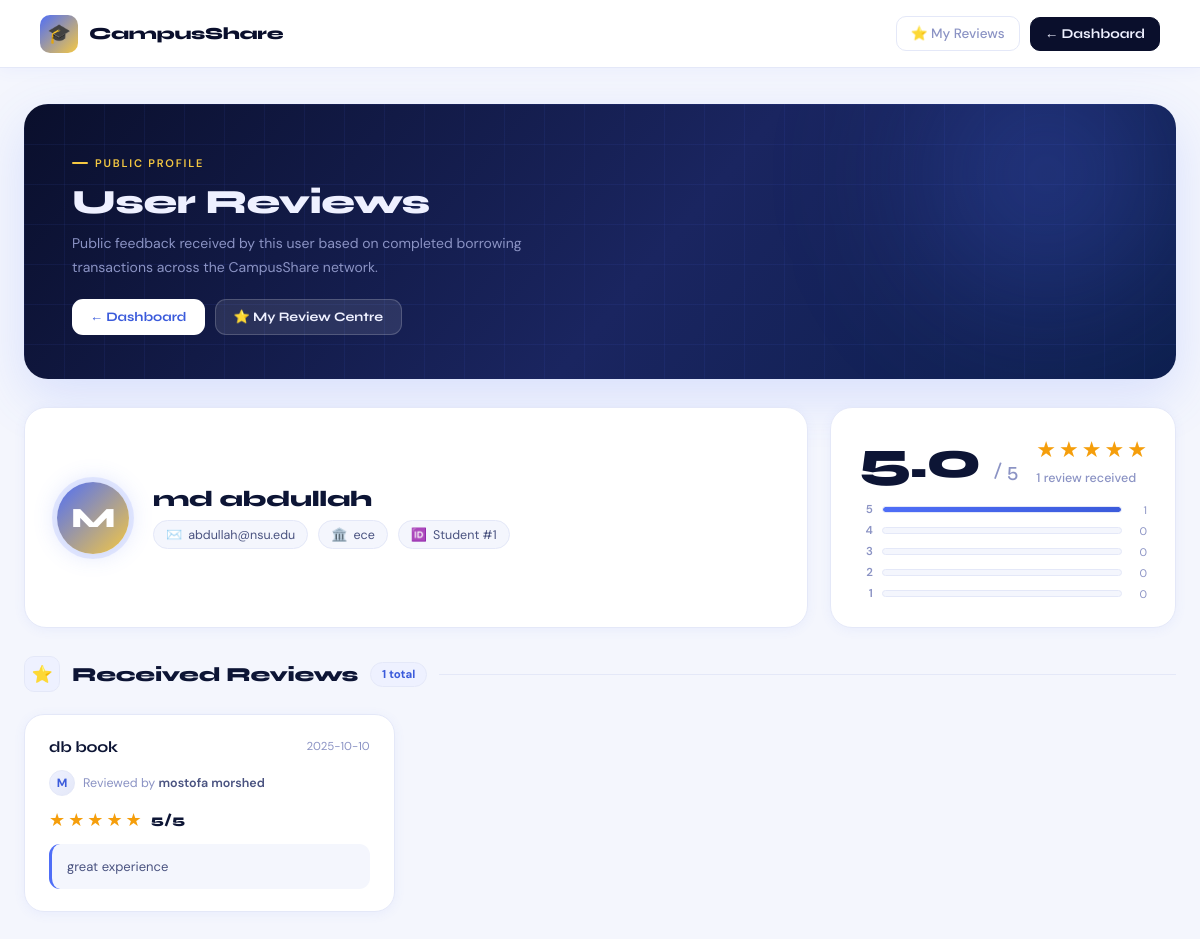
Page /user_reviews.php?user_id=1 (signed in) on the committed database.
### tables this page shows
CREATE TABLE student (
    student_id INT AUTO_INCREMENT PRIMARY KEY,
    full_name VARCHAR(100) NOT NULL,
    university_email VARCHAR(100) NOT NULL UNIQUE,
    password_hash VARCHAR(255) NOT NULL,
    department VARCHAR(100) NOT NULL,
    phone VARCHAR(20) UNIQUE,
    registration_date DATE NOT NULL,
    account_status ENUM('active','suspended','inactive') NOT NULL DEFAULT 'active'
);

CREATE TABLE review (
    review_id INT AUTO_INCREMENT PRIMARY KEY,
    transaction_id INT NOT NULL,
    reviewer_id INT NOT NULL,
    reviewee_id INT NOT NULL,
    rating INT NOT NULL,
    comment TEXT,
    review_date DATE NOT NULL,

    FOREIGN KEY (transaction_id) REFERENCES borrow_transaction(transaction_id) ON DELETE CASCADE ON UPDATE CASCADE,
    FOREIGN KEY (reviewer_id) REFERENCES student(student_id) ON DELETE CASCADE ON UPDATE CASCADE,
    FOREIGN KEY (reviewee_id) REFERENCES student(student_id) ON DELETE CASCADE ON UPDATE CASCADE,

    CHECK (rating BETWEEN 1 AND 5),

    CONSTRAINT uq_review_per_transaction_per_reviewer UNIQUE (transaction_id, reviewer_id)
);

CREATE TABLE item (
    item_id INT AUTO_INCREMENT PRIMARY KEY,
    owner_id INT NOT NULL,
    category_id INT NOT NULL,
    item_name VARCHAR(150) NOT NULL,
    item_description TEXT,
    item_condition ENUM('new','like_new','good','fair','poor') NOT NULL,
    availability_status ENUM('unavailable','available','borrowed') NOT NULL DEFAULT 'unavailable',
    date_listed DATE NOT NULL,
    ai_generated_description_flag TINYINT(1) NOT NULL DEFAULT 0,
    ai_prompt_text TEXT,

    FOREIGN KEY (owner_id) REFERENCES student(student_id) ON DELETE CASCADE ON UPDATE CASCADE,
    FOREIGN KEY (category_id) REFERENCES category(category_id) ON DELETE RESTRICT ON UPDATE CASCADE,

    CHECK (
        (ai_generated_description_flag = 1 AND ai_prompt_text IS NOT NULL)
        OR
        (ai_generated_description_flag = 0 AND ai_prompt_text IS NULL)
    )
);

### user_reviews.php (the view, shortened to what this page needs)
<?php
include 'includes/db.php';
$user_id = (int) $_GET['user_id'];
$user_stmt = $conn->prepare("
    SELECT student_id, full_name, university_email, department
    FROM student
    WHERE student_id = ?
");
$user_stmt->bind_param("i", $user_id);
$user_stmt->execute();
$user_result = $user_stmt->get_result();
$user = $user_result->fetch_assoc();
$summary_stmt = $conn->prepare("
    SELECT
        COUNT(*) AS total_reviews,
        ROUND(AVG(rating), 1) AS avg_rating
    FROM review
    WHERE reviewee_id = ?
");
$summary_stmt->bind_param("i", $user_id);
$summary_stmt->execute();
$summary_result = $summary_stmt->get_result();
$summary = $summary_result->fetch_assoc();
$total_reviews = (int) ($summary['total_reviews'] ?? 0);
$avg_rating    = $summary['avg_rating'] ?? null;
$reviews_stmt = $conn->prepare("
    SELECT
        r.review_id,
        r.rating,
        r.comment,
        r.review_date,
        reviewer.full_name AS reviewer_name,
        i.item_name
    FROM review r
    JOIN student reviewer ON r.reviewer_id = reviewer.student_id
    JOIN borrow_transaction bt ON r.transaction_id = bt.transaction_id
    JOIN borrow_request br ON bt.request_id = br.request_id
    JOIN item i ON br.item_id = i.item_id
    WHERE r.reviewee_id = ?
    ORDER BY r.review_date DESC, r.review_id DESC
");
$reviews_stmt->bind_param("i", $user_id);
$reviews_stmt->execute();
$reviews_result = $reviews_stmt->get_result();
$dist = [5=>0, 4=>0, 3=>0, 2=>0, 1=>0];
$all_reviews = [];
while ($r = $reviews_result->fetch_assoc()) {
    $dist[(int)$r['rating']]++;
    $all_reviews[] = $r;
}
?>
<!DOCTYPE html>
<html lang="en">
<head>
</head>
<body>
<nav class="navbar">
    <a class="nav-brand" href="dashboard.php">
        <div class="icon">🎓</div>
        <span>CampusShare</span>
    </a>
    <div class="nav-actions">
        <a href="review.php" class="nav-btn">⭐ My Reviews</a>
        <a href="dashboard.php" class="nav-btn solid">← Dashboard</a>
    </div>
</nav>
<div class="page">
    <div class="hero">
        <div class="hero-inner">
            <div class="hero-left">
                <p class="eyebrow">Public Profile</p>
                <h1>User Reviews</h1>
                <p>Public feedback received by this user based on completed borrowing transactions across the CampusShare network.</p>
                <div class="hero-actions">
                    <a href="dashboard.php" class="ha-btn white">← Dashboard</a>
                    <a href="review.php"    class="ha-btn ghost">⭐ My Review Centre</a>
                </div>
            </div>
        </div>
    </div>
    <div class="profile-strip">
        <div class="profile-info-card">
            <div class="avatar-ring">
                <?php echo mb_strtoupper(mb_substr($user['full_name'], 0, 1)); ?>
            </div>
            <div class="profile-details">
                <div class="name"><?php echo htmlspecialchars($user['full_name']); ?></div>
                <div class="profile-meta-row">
                    <span class="meta-chip">
                        <span class="mc-icon">✉️</span>
                        <?php echo htmlspecialchars($user['university_email']); ?>
                    </span>
                    <span class="meta-chip">
                        <span class="mc-icon">🏛️</span>
                        <?php echo htmlspecialchars($user['department']); ?>
                    </span>
                    <span class="meta-chip">
                        <span class="mc-icon">🆔</span>
                        Student #<?php echo (int)$user['student_id']; ?>
                    </span>
                </div>
            </div>
        </div>
        <div class="rating-card">
            <div class="rating-top">
                <div class="big-score">
                    <?php if ($total_reviews > 0): ?>
                        <?php echo htmlspecialchars($avg_rating); ?>
                        <span class="denom">/ 5</span>
                    <?php else: ?>
                        <span style="font-size:28px;color:var(--text-muted);">—</span>
                    <?php endif; ?>
                </div>
                <div class="rating-right">
                    <div class="stars-large">
                        <?php
                        $rounded = $total_reviews > 0 ? (int) round((float)$avg_rating) : 0;
                        for ($s = 1; $s <= 5; $s++):
                        ?>
                            <span class="<?php echo $s <= $rounded ? 's-fill' : 's-empty'; ?>">★</span>
                        <?php endfor; ?>
                    </div>
                    <div class="rev-count">
                        <?php echo $total_reviews; ?> review<?php echo $total_reviews !== 1 ? 's' : ''; ?> received
                    </div>
                </div>
            </div>
            <div class="dist-bars">
                <?php for ($star = 5; $star >= 1; $star--):
                    $count = $dist[$star];
                    $pct   = $total_reviews > 0 ? round(($count / $total_reviews) * 100) : 0;
                ?>
                <div class="dist-row">
                    <span class="dist-label"><?php echo $star; ?></span>
                    <div class="dist-track">
                        <div class="dist-fill" style="width:<?php echo $pct; ?>%"></div>
                    </div>
                    <span class="dist-count"><?php echo $count; ?></span>
                </div>
                <?php endfor; ?>
            </div>
        </div>
    </div>
    <div class="section-heading">
        <div class="s-icon">⭐</div>
        <h2>Received Reviews</h2>
        <span class="count-pill"><?php echo count($all_reviews); ?> total</span>
        <div class="divider-line"></div>
    </div>
    <?php if (!empty($all_reviews)): ?>
        <div class="reviews-grid">
            <?php foreach ($all_reviews as $row):
                $rating  = (int)$row['rating'];
                $initial = mb_strtoupper(mb_substr($row['reviewer_name'], 0, 1));
            ?>
            <div class="review-card">
                <div class="rc-top">
                    <div class="rc-item"><?php echo htmlspecialchars($row['item_name']); ?></div>
                    <div class="rc-date"><?php echo htmlspecialchars($row['review_date']); ?></div>
                </div>
                <div class="rc-reviewer">
                    <div class="reviewer-avatar"><?php echo $initial; ?></div>
                    <span>Reviewed by <strong><?php echo htmlspecialchars($row['reviewer_name']); ?></strong></span>
                </div>
                <div class="rc-rating-badge">
                    <div class="rc-stars">
                        <?php for ($s = 1; $s <= 5; $s++): ?>
                            <span class="<?php echo $s <= $rating ? 's-fill' : 's-empty'; ?>">★</span>
                        <?php endfor; ?>
                    </div>
                    <span class="score">&nbsp;<?php echo $rating; ?>/5</span>
                </div>
                <div class="rc-comment">
                    <?php if (!empty($row['comment'])): ?>
                        <?php echo nl2br(htmlspecialchars($row['comment'])); ?>
                    <?php else: ?>
                        <span class="no-comment">No comment provided.</span>
                    <?php endif; ?>
                </div>
            </div>
            <?php endforeach; ?>
        </div>
    <?php endif; ?>
</div>
</body>
</html>

### rows in the picture
student: full_name "M", full_name "md abdullah", university_email "abdullah@nsu.edu", department "ece", student_id "1"
review: item.item_name "db book", review_date "2025-10-10", reviewer.full_name "M", reviewer.full_name "mostofa morshed", rating "5", comment "great experience"

### other values in the picture
$avg_rating "5.0"
$total_reviews "1"
$count "1"
$count "0"
count($all_reviews) "1"
